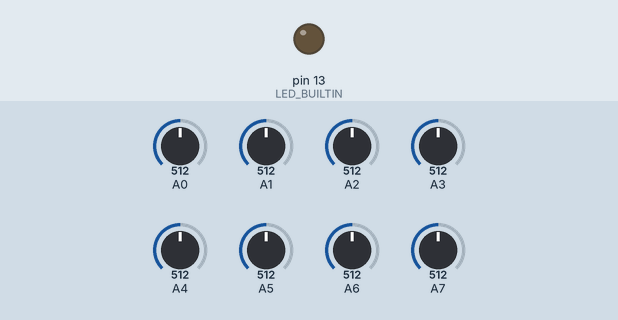
This sketch was run on a simulated Arduino Nano, built with avr-gcc and run on an emulated ATmega328P. Shown: output pins drawn as LEDs (lit = HIGH). The inputs (shaded band) are chosen by the test bench; at power-on: A0 = 512, A1 = 512, A2 = 512, A3 = 512, A4 = 512, A5 = 512, A6 = 512, A7 = 512.

Above: at 0.1 s.
At 0.6 s:
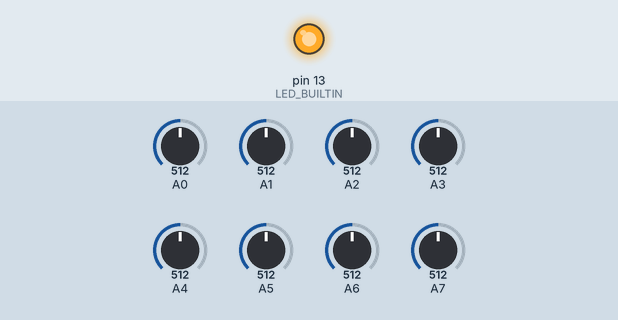
Timing chart, 0 to 12.0 s (numbered marks = the images above):
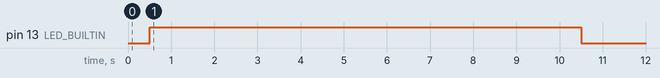

The sketch:

master.ino
```cpp
//Transmitter Code

 #include <SoftwareSerial.h>
 #include <QTRSensors.h>
 SoftwareSerial link(2, 3); // Rx, Tx

 QTRSensors qtr;

const uint8_t SensorCount = 8;
uint16_t sensorValues[SensorCount];


 char charVal[5];

  void setup()
  {
    qtr.setTypeAnalog();
    qtr.setSensorPins((const uint8_t[]){A0, A1, A2, A3, A4, A5, A6, A7}, SensorCount);
    qtr.setEmitterPin(9);
    delay(500);
    pinMode(LED_BUILTIN, OUTPUT);
    digitalWrite(LED_BUILTIN, HIGH); // turn on Arduino's LED to indicate we are in calibration mode
    for (uint16_t i = 0; i < 400; i++)
    {
        qtr.calibrate();
    }
    digitalWrite(LED_BUILTIN, LOW); // turn off Arduino's LED to indicate we are through with calibration
    link.begin(9600);
    Serial.begin(9600);
    delay(1000);

  }

  void loop()
  {
   uint16_t position = qtr.readLineBlack(sensorValues);
   byte h = highByte(position);
  byte l = lowByte(position);
  link.write(h); //soft2.print(h, BIN);
  link.write(l);//soft2.print(l, BIN);
   delay(100);
  }

 /*
 #include<SoftwareSerial.h>
int info2 = 4000;//0x012C : 0000 0001 0010 1100

SoftwareSerial soft2(2, 3);


void setup()
{
  // put your setup code here, to run once:
  Serial.begin(9600);
  soft2.begin(9600);
}


void loop()
{

  //SEND SOFT2 DATA
  byte h = highByte(info2);
  byte l = lowByte(info2);
  soft2.write(h); //soft2.print(h, BIN);
  soft2.write(l);//soft2.print(l, BIN);
  delay(200);

}
*/
```
